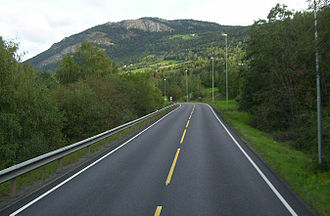
#> input picture test4.jpg, 330 x 216 px
$ python test.py
#> lines starting #> are read from the running program, lines starting #| are printed output that depends on the picture; after the words box and inside, x2 and y2 are one past the last pixel; in counts of white or black regions, pixels touching at a corner belong together
import cv2
import numpy as np
from skimage.feature import local_binary_pattern
from skimage import measure

# 1. 載入圖片並轉為灰階
image = cv2.imread('test4.jpg')
#> image is the input picture: shape (216, 330, 3); mean B, G, R 86.8, 99.3, 89.1
gray_image = cv2.cvtColor(image, cv2.COLOR_BGR2GRAY)
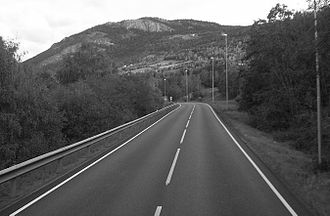
#> gray_image: shape (216, 330); min 1, max 255, mean 94.8

# 2. 計算 LBP 特徵
radius = 1  # LBP 半徑
n_points = 8 * radius  # LBP 邻域點數
lbp_image = local_binary_pattern(gray_image, n_points, radius, method='uniform')
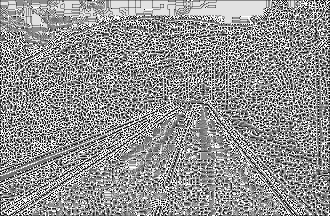
#> lbp_image: shape (216, 330) float64; min 0, max 9, mean 5.14; drawn with min black and max white

# 3. 對 LBP 圖像進行閾值處理 (將其轉換為二值圖像)
lbp_binary = lbp_image > 0  # 可以調整閾值來分割特定紋理特徵
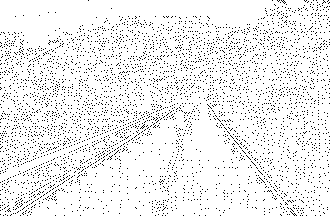
#> lbp_binary: shape (216, 330) bool; 93.3% white; black in thin lines or dots

# 4. 進行形態學處理來獲得更乾淨的二值圖像
kernel = np.ones((3, 3), np.uint8)
cleaned_image = cv2.morphologyEx(lbp_binary.astype(np.uint8), cv2.MORPH_CLOSE, kernel)
#> cleaned_image: shape (216, 330); every value is 1

# 5. 構建 Watershed 所需的貯水點 (種子點)
# 可以根據二值圖像進行輪廓檢測來找出種子點
contours, _ = cv2.findContours(cleaned_image, cv2.RETR_EXTERNAL, cv2.CHAIN_APPROX_SIMPLE)
#> contours = [[[0, 0], [0, 215], [329, 215], [329, 0]]]
marker = np.zeros_like(cleaned_image, dtype=np.int32)

# 將輪廓設為不同的標記
for i, contour in enumerate(contours):
    cv2.drawContours(marker, [contour], -1, i + 1, -1)
#> this loop made 1 pass
#> contour on pass 1: [[0, 0], [0, 215], [329, 215], [329, 0]]
#> marker: shape (216, 330) int32; every value is 1

# 6. 進行 Watershed 分割
# 將標記為 -1 的部分設置為邊界（這是 Watershed 的要求）
marker = np.where(marker == 0, -1, marker)

# 使用 Watershed 算法來分割圖像
cv2.watershed(image, marker)

# 7. 繪製最終分割結果 (可以設定道路區域的顏色)
image[marker == -1] = [0, 0, 255]  # 用紅色標記邊界
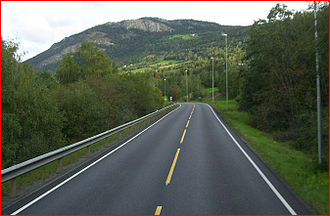
#> image: shape (216, 330, 3); 1.53% of pixels changed, all inside (x1, y1, x2, y2) = (0, 0, 330, 216)
image[marker > 0] = [0, 255, 0]  # 用綠色標記分割區域
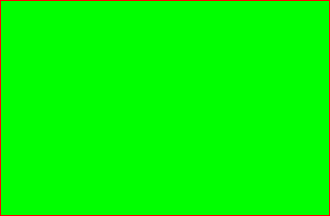
#> image: shape (216, 330, 3); mean B, G, R 0, 251.1, 3.9

# 顯示結果
cv2.imshow('Watershed Result', image)
cv2.waitKey(0)
cv2.destroyAllWindows()
